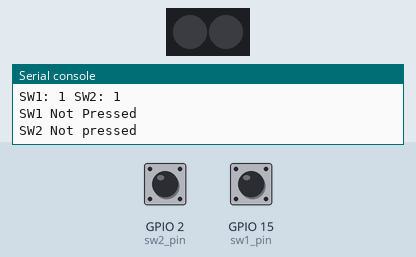
Simulated run of this program. Board: ESP32 board running MicroPython. Parts: 2 RGB LEDs in strip order, left to right, the last lines printed to the serial console. The inputs (shaded band) are chosen by the test bench; at power-on: GPIO 2 (sw2_pin) HIGH, GPIO 15 (sw1_pin) HIGH. Dim RGB values are drawn brighter than linear.

Above: at 1.2 s.
1.3 s: GPIO 2 (sw2_pin) pulled LOW for 0.15 s
At 1.41 s:
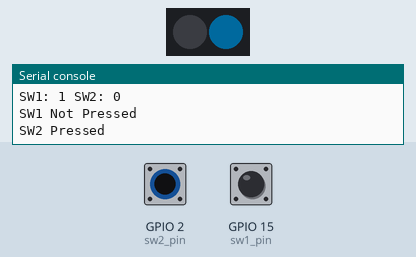
3.0 s: GPIO 15 (sw1_pin) pulled LOW for 0.15 s
At 3.13 s:
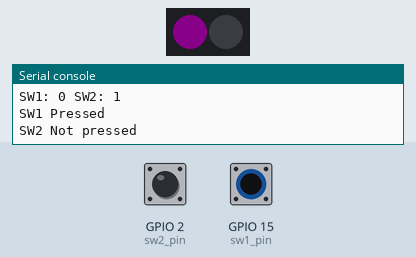
4.7 s: GPIO 15 (sw1_pin) pulled LOW for 3.2 s
At 8.4 s:
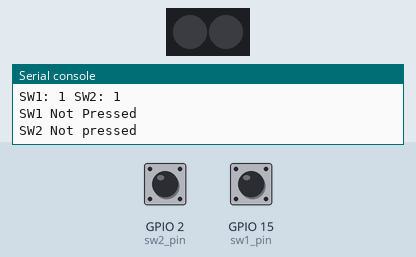
9.4 s: GPIO 2 (sw2_pin) pulled LOW for 3.2 s
At 10.1 s:
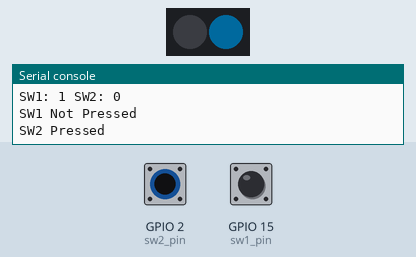
14.1 s: GPIO 2 (sw2_pin) driven LOW and GPIO 15 (sw1_pin) driven LOW
At 15.2 s:
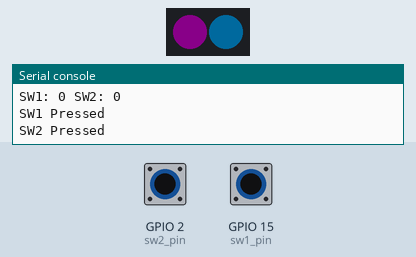
Timing chart, 0 to 16.6 s (numbered marks = the images above; inputs shaded):
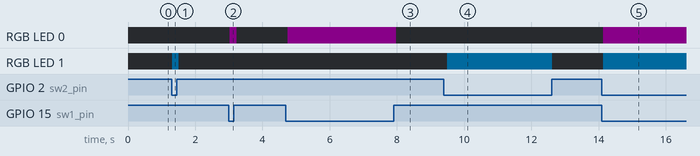

Measured:
- after the input at 1.3 s, RGB LED 1: off → RGB(0, 20, 30) at once, → off 0.20 s later
- after the input at 3.0 s, RGB LED 0: off → RGB(10, 0, 10) at once, → off 0.20 s later
- after the input at 4.7 s, RGB LED 0: off → RGB(10, 0, 10) after 0.05 s, → off 3.2 s later
- after the input at 9.4 s, RGB LED 1: off → RGB(0, 20, 30) after 0.09 s, → off 3.1 s later
- after the input at 14.1 s, RGB LED 0: off → RGB(10, 0, 10) at once; RGB LED 1: off → RGB(0, 20, 30) at once

The program:

02-rgb_led_control.py
```python
#Import libary
from machine import Pin
from neopixel import NeoPixel
from time import sleep

#Pin setup
sw1_pin = Pin(15,Pin.IN)
sw2_pin = Pin(2,Pin.IN,Pin.PULL_UP)
sw3_pin = Pin(0,Pin.IN)
sw4_pin = Pin(4,Pin.IN)

np_pin = Pin(23,Pin.OUT)
np = NeoPixel(np_pin,2)

#Main Program
while True:
    #Read state
    sw1_state = sw1_pin.value()
    sw2_state = sw2_pin.value()
    print("SW1: {} SW2: {}".format(sw1_state,sw2_state))

    if sw1_state == 0:
        np[0] = (10,0,10)
        np.write()
        print("SW1 Pressed")
    else:
        np[0] = (0,0,0)
        np.write()
        print("SW1 Not Pressed")
    if sw2_state == 0:
        np[1] = (0,20,30)
        np.write()
        print("SW2 Pressed")
    else:
        np[1] = (0,0,0)
        np.write()
        print("SW2 Not pressed")


    sleep(0.1)

    
```
